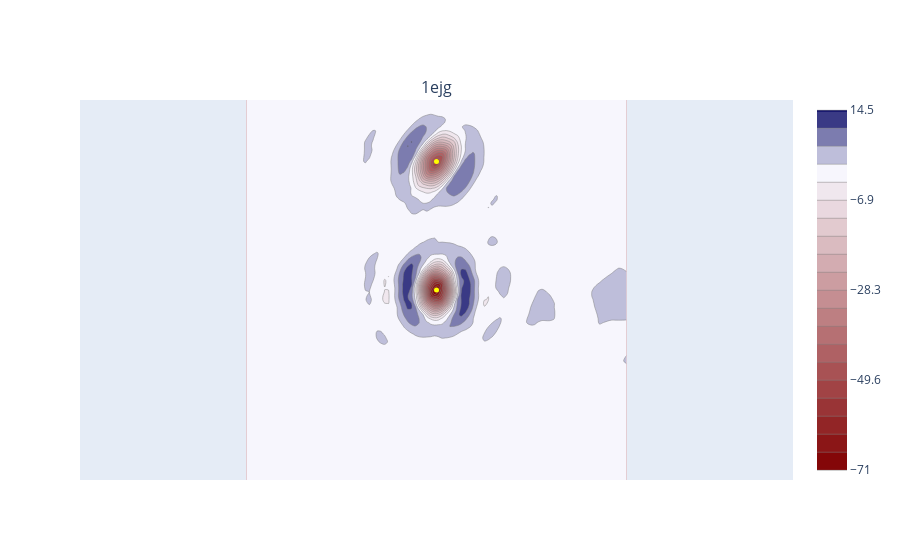

The code cell stored with this chart in its notebook:
### Code cell
# And example of laplacian in a disulfide bond
###### Edit the pdb and the atoms ######
pdb_code = "1ejg"
central_atom = "A:3@SG.A"
linear_atom = "A:40@SG.A"
planar_atom = "A:3@O.A"
interpolation = "bspline"
width = 6 #Angstrom
samples = 100
#### ----------- ###
from leuci_xyz import vectorthree as v3
import leuci_map.mapsmanager as mman
import leuci_map.mapfunctions as mfun
import leuci_map.mapplothelp as mph
mman.MapsManager().set_dir(DATADIR)
ml = mman.MapsManager().get_or_create(pdb_code,file=1,header=1,values=1)
mf = mfun.MapFunctions(pdb_code,ml.mobj,ml.pobj,interpolation,fo=2,fc=-1)
central_atom = central_atom
linear_atom = linear_atom
planar_atom = planar_atom
cc = v3.VectorThree().from_coords(ml.pobj.get_coords_key(central_atom))
ll = v3.VectorThree().from_coords(ml.pobj.get_coords_key(linear_atom))
pp = v3.VectorThree().from_coords(ml.pobj.get_coords_key(planar_atom))
vals2d = mf.get_slice(cc,ll,pp,width,samples,interpolation,deriv=2,ret_type="2d",fo=2,fc=-1)
mplot = mph.MapPlotHelp("SHOW")
mplot.make_plot_slice_2d(vals2d,min_percent=1,max_percent=1,samples=samples,width=width,points=[cc,ll,pp],title=pdb_code, plot_type="contour", hue="RB")

### Figure 1 — Plotly figure (JSON) as saved in the notebook; plotly's stock layout.template omitted (floating-point values rounded to 4 significant figures; data arrays with more than 128 entries replaced by an {"elided": "..."} marker saying what was removed)
{"data": [{"colorscale": [[0, "rgba(128,0,0,1)"], [0.8307, "rgba(248,248,255,1)"], [1, "rgba(25,25,112,1)"]], "contours": {"end": 14.47, "size": 4.274, "start": -71.0}, "hovertemplate": "......%{z:.4f}", "line": {"color": "gray", "width": 0.5}, "name": "", "showscale": true, "type": "contour", "xaxis": "x", "yaxis": "y", "z": {"elided": "100x100 float values"}, "zmax": 14.47, "zmin": -71.0}, {"hoverinfo": "skip", "hovertemplate": "", "marker": {"color": "yellow", "size": 5}, "mode": "markers", "name": "", "showlegend": false, "type": "scatter", "x": [49.5, 49.5], "xaxis": "x", "y": [49.5, 83.01], "yaxis": "y"}], "layout": {"annotations": [{"font": {"size": 16}, "showarrow": false, "text": "1ejg", "x": 0.5, "xanchor": "center", "xref": "paper", "y": 1, "yanchor": "bottom", "yref": "paper"}], "xaxis": {"anchor": "y", "domain": [0, 1], "scaleanchor": "y", "scaleratio": 1, "showticklabels": false, "visible": false}, "yaxis": {"anchor": "x", "domain": [0, 1], "scaleanchor": "x", "scaleratio": 1, "showticklabels": false, "visible": false}}}
